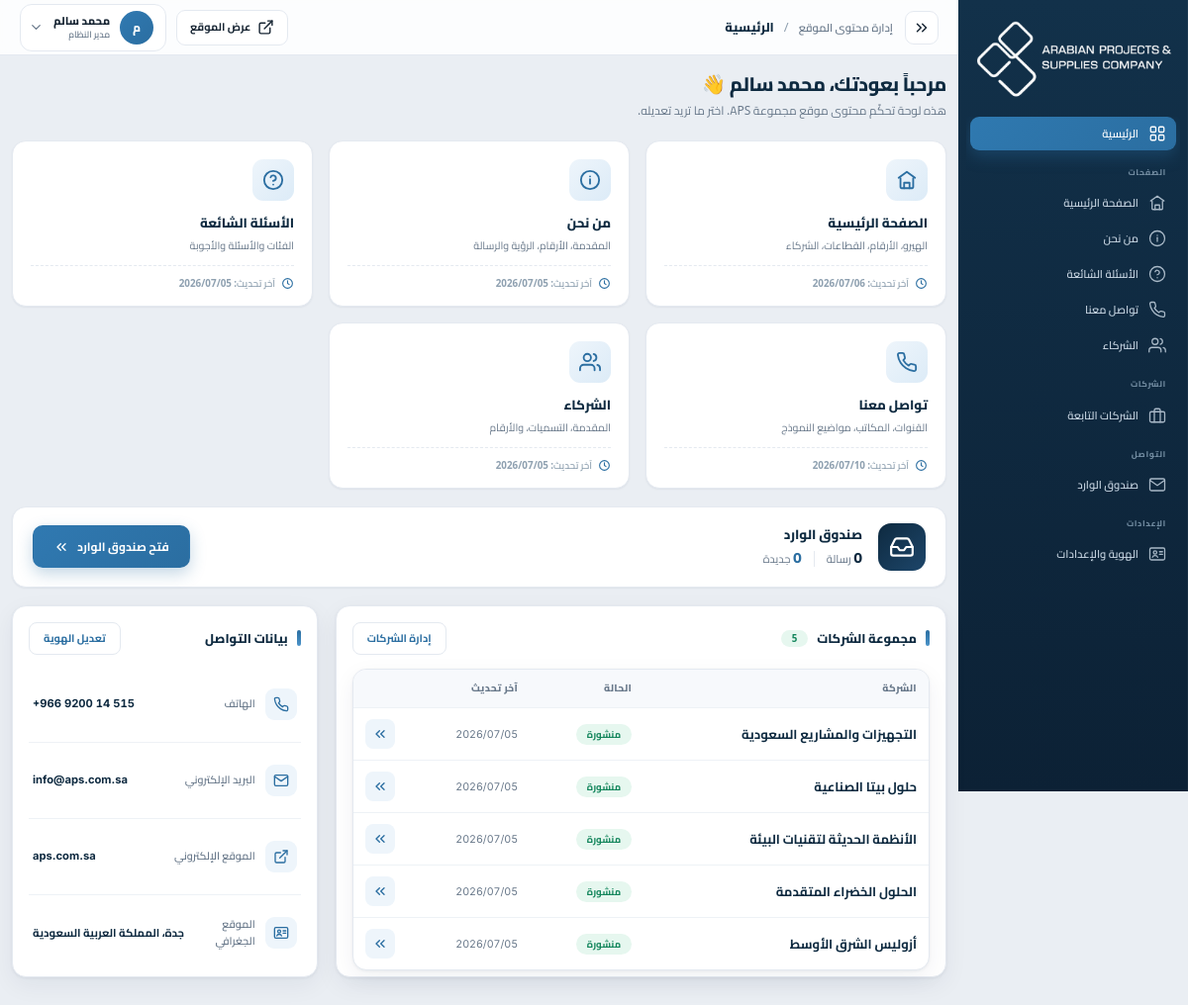
Page /manage/ (signed in) on the committed database.
### website/models.py (models this page shows, shortened)
class Bilingual(models.Model):
    updated_at = models.DateTimeField(_("آخر تحديث"), auto_now=True, null=True, editable=False)
    class Meta:
        abstract = True
    def t(self, base):
        return pick(getattr(self, base + "_ar", ""), getattr(self, base + "_en", ""))

class Company(Bilingual):
    slug = models.SlugField(_("المُعرّف (slug)"), unique=True)
    order = models.PositiveIntegerField(_("الترتيب"), default=0)
    is_published = models.BooleanField(_("منشورة"), default=True)
    name_ar = models.CharField(_("الاسم (عربي)"), max_length=200)
    name_en = models.CharField(_("الاسم (إنجليزي)"), max_length=200, blank=True)
    eyebrow_ar = models.CharField(_("العنوان الفرعي (عربي)"), max_length=120, blank=True)
    eyebrow_en = models.CharField(_("العنوان الفرعي (إنجليزي)"), max_length=120, blank=True)
    sector_ar = models.CharField(_("القطاع (عربي)"), max_length=160, blank=True)
    sector_en = models.CharField(_("القطاع (إنجليزي)"), max_length=160, blank=True)
    logo = models.ImageField(_("شعار الشركة"), upload_to="companies/logos/", blank=True)
    hero_image = models.ImageField(_("صورة الواجهة"), upload_to="companies/hero/", blank=True)
    hero_cta_ar = models.CharField(_("زر الواجهة (عربي)"), max_length=80, blank=True)
    hero_cta_en = models.CharField(_("زر الواجهة (إنجليزي)"), max_length=80, blank=True)
    hero_cta_href = models.CharField(_("رابط زر الواجهة"), max_length=80, default="#systems")
    about_paragraph_ar = models.TextField(_("نبذة (عربي)"), blank=True)
    about_paragraph_en = models.TextField(_("نبذة (إنجليزي)"), blank=True)
    about_bullets_ar = models.TextField(_("نقاط النبذة (عربي، سطر لكل نقطة)"), blank=True)
    about_bullets_en = models.TextField(_("نقاط النبذة (إنجليزي، سطر لكل نقطة)"), blank=True)
    contact_phone = models.CharField(_("هاتف التواصل"), max_length=40, blank=True)
    contact_email = models.EmailField(_("بريد التواصل"), blank=True)
    contact_website = models.CharField(_("الموقع (نص)"), max_length=120, blank=True)
    contact_website_url = models.URLField(_("رابط الموقع"), blank=True)
    contact_offices_ar = models.TextField(_("المكاتب (عربي، سطر لكل مكتب)"), blank=True)
    contact_offices_en = models.TextField(_("المكاتب (إنجليزي، سطر لكل مكتب)"), blank=True)
    class Meta:
        verbose_name = _("شركة")
        verbose_name_plural = _("الشركات")
        ordering = ["order", "id"]
    @property
    def last_updated(self):
        return latest_update(
            self.updated_at,
            self.facts.all(),
            SystemItem.objects.filter(section__company=self),
            Project.objects.filter(section__company=self),
            GuidingItem.objects.filter(section__company=self),
            LifecyclePhase.objects.filter(section__company=self),
        )
    def nav_context(self):
        return {
            "slug": self.slug,
            "name": self.t("name"),
            "en": self.name_en,
            "sector": self.t("sector"),
        }

class Group(Bilingual):
    name_ar = models.CharField(_("اسم المجموعة (عربي)"), max_length=200)
    name_en = models.CharField(_("اسم المجموعة (إنجليزي)"), max_length=200, blank=True)
    short = models.CharField(_("الاختصار"), max_length=20, default="APS")
    phone = models.CharField(_("الهاتف"), max_length=40)
    email = models.EmailField(_("البريد الإلكتروني"))
    website = models.CharField(_("الموقع (نص)"), max_length=120, blank=True)
    website_url = models.URLField(_("رابط الموقع"), blank=True)
    location_ar = models.CharField(_("الموقع الجغرافي (عربي)"), max_length=200, blank=True)
    location_en = models.CharField(_("الموقع الجغرافي (إنجليزي)"), max_length=200, blank=True)
    logo = models.ImageField(_("الشعار (الهيدر)"), upload_to="group/", blank=True)
    logo_footer = models.ImageField(_("الشعار (الفوتر - أبيض)"), upload_to="group/", blank=True)
    class Meta:
        verbose_name = _("هوية المجموعة")
        verbose_name_plural = _("هوية المجموعة")
    def to_context(self):
        return {
            "name_ar": self.name_ar,
            "name": self.t("name"),
            "short": self.short,
            "phone": self.phone,
            "email": self.email,
            "website": self.website,
            "website_url": self.website_url,
            "location_ar": self.t("location"),
            "logo": img_url(self.logo),
            "logo_footer": img_url(self.logo_footer),
        }

### website/cms_views.py (the view)
# urls.py: path("", v.dashboard, name="dashboard"),
@staff_required
def dashboard(request):
    pages = [
        {"label": "الصفحة الرئيسية", "desc": "الهيرو، الأرقام، القطاعات، الشركاء",
         "icon": "home", "urlname": "cms:home", "updated": HomePage.load().last_updated},
        {"label": "من نحن", "desc": "المقدمة، الأرقام، الرؤية والرسالة",
         "icon": "info", "urlname": "cms:about", "updated": AboutPage.load().last_updated},
        {"label": "الأسئلة الشائعة", "desc": "الفئات والأسئلة والأجوبة",
         "icon": "help", "urlname": "cms:faq", "updated": FaqPage.load().last_updated},
        {"label": "تواصل معنا", "desc": "القنوات، المكاتب، مواضيع النموذج",
         "icon": "phone", "urlname": "cms:contact", "updated": ContactPage.load().last_updated},
        {"label": "الشركاء", "desc": "المقدمة، التسميات، والأرقام",
         "icon": "users", "urlname": "cms:partners_page", "updated": PartnersPage.load().last_updated},
    ]
    companies = Company.objects.all()
    return render(request, "manage/dashboard.html", {
        "active": "dashboard",
        "pages": pages,
        "company_count": companies.count(),
        "companies": companies,
        "inbox_total": ContactMessage.objects.count(),
        "inbox_new": ContactMessage.objects.filter(is_read=False).count(),
        "group": Group.objects.first(),
    })

### templates/manage/dashboard.html (shortened to what this page needs)
{% extends "manage/base.html" %}
{% load cms_extras %}
{% block content %}
<section class="dash-hero">
  <h1 class="dash-hero__title">
    {% if request.user.get_full_name %}مرحباً بعودتك، {{ request.user.get_full_name }}{% else %}مرحباً بك{% endif %} 👋
  </h1>
  <p class="dash-hero__sub">هذه لوحة تحكّم محتوى موقع مجموعة APS. اختر ما تريد تعديله.</p>
</section>
<div class="dash-cards">
  {% for p in pages %}
    <a class="dash-card" href="{% url p.urlname %}">
      <div class="dash-card__ic">{% icon p.icon size=22 %}</div>
      <div class="dash-card__t">{{ p.label }}</div>
      <div class="dash-card__d">{{ p.desc }}</div>
      <div class="dash-card__meta">
        {% icon 'clock' size=13 %}
        <span>آخر تحديث: {% if p.updated %}{{ p.updated|date:"Y/m/d" }}{% else %}—{% endif %}</span>
      </div>
    </a>
  {% endfor %}
</div>
<div class="dash-inbox">
  <div class="dash-inbox__ic">{% icon 'inbox' size=26 %}</div>
  <div class="dash-inbox__body">
    <div class="dash-inbox__t">صندوق الوارد</div>
    <div class="dash-inbox__stats">
      <span class="dash-stat"><b class="num">{{ inbox_total }}</b> رسالة</span>
      <span class="dash-stat dash-stat--new"><b class="num">{{ inbox_new }}</b> جديدة</span>
    </div>
  </div>
  <a class="btnm" href="{% url 'cms:inbox' %}">
    فتح صندوق الوارد {% icon 'chevrons-left' size=16 %}
  </a>
</div>
<div class="dash-grid">
  <div class="m-card dash-col">
    <div class="dash-col__head">
      <h2 class="m-card__title">مجموعة الشركات <span class="badge badge--ok">{{ company_count }}</span></h2>
      <a class="btnm btnm--ghost btnm--sm" href="{% url 'cms:companies' %}">إدارة الشركات</a>
    </div>
    <table class="m-table dash-table">
      <thead>
        <tr><th>الشركة</th><th>الحالة</th><th>آخر تحديث</th><th></th></tr>
      </thead>
      <tbody>
        {% for c in companies %}
          <tr>
            <td class="dash-table__name">{{ c.name_ar }}</td>
            <td>{% if c.is_published %}<span class="badge badge--ok">منشورة</span>{% else %}<span class="badge badge--off">مخفية</span>{% endif %}</td>
            <td class="num dash-table__date">{% if c.last_updated %}{{ c.last_updated|date:"Y/m/d" }}{% else %}—{% endif %}</td>
            <td class="dash-table__go">
              <a href="{% url 'cms:company_edit' c.slug %}" title="تعديل الشركة" aria-label="تعديل {{ c.name_ar }}">{% icon 'chevrons-left' size=16 %}</a>
            </td>
          </tr>
        {% endfor %}
      </tbody>
    </table>
  </div>
  <div class="m-card dash-col">
    <div class="dash-col__head">
      <h2 class="m-card__title">بيانات التواصل</h2>
      <a class="btnm btnm--ghost btnm--sm" href="{% url 'cms:settings' %}">تعديل الهوية</a>
    </div>
    {% if group %}
      <ul class="dash-contact">
        <li>
          <span class="dash-contact__ic">{% icon 'phone' size=16 %}</span>
          <span class="dash-contact__k">الهاتف</span>
          <span class="dash-contact__v num" dir="ltr">{{ group.phone|default:"—" }}</span>
        </li>
        <li>
          <span class="dash-contact__ic">{% icon 'mail' size=16 %}</span>
          <span class="dash-contact__k">البريد الإلكتروني</span>
          <span class="dash-contact__v" dir="ltr">{{ group.email|default:"—" }}</span>
        </li>
        <li>
          <span class="dash-contact__ic">{% icon 'external' size=16 %}</span>
          <span class="dash-contact__k">الموقع الإلكتروني</span>
          <span class="dash-contact__v" dir="ltr">{{ group.website|default:"—" }}</span>
        </li>
        <li>
          <span class="dash-contact__ic">{% icon 'id' size=16 %}</span>
          <span class="dash-contact__k">الموقع الجغرافي</span>
          <span class="dash-contact__v">{{ group.location_ar|default:"—" }}</span>
        </li>
      </ul>
    {% else %}
      <p class="m-card__hint">لم تُضبط بيانات الهوية بعد.</p>
    {% endif %}
  </div>
</div>
{% endblock %}

### templates/manage/base.html (shortened to what this page needs)
{% load static cms_extras %}
<!doctype html>
<html lang="ar" dir="rtl" class="m-html">
<head>
  <link rel="stylesheet" href="{% static 'css/tokens.css' %}">
  <link rel="stylesheet" href="{% static 'css/manage.css' %}">
</head>
<body class="m-body">
{% block body %}
<div class="m-shell">
  <aside class="m-side">
    <div class="m-side__brand">
      <img class="logo-full" src="{% static 'logos/aps-logo-footer.png' %}" alt="APS">
    </div>
    <nav class="m-nav">
      <a href="{% url 'cms:dashboard' %}" class="{% if active == 'dashboard' %}is-active{% endif %}" title="الرئيسية">
        {% icon 'grid' cls='ic' %}<span class="tx">الرئيسية</span>
      </a>
      <div class="m-nav__label">الصفحات</div>
      <a href="{% url 'cms:home' %}" class="{% if active == 'home' %}is-active{% endif %}" title="الصفحة الرئيسية">
        {% icon 'home' cls='ic' %}<span class="tx">الصفحة الرئيسية</span>
      </a>
      <a href="{% url 'cms:about' %}" class="{% if active == 'about' %}is-active{% endif %}" title="من نحن">
        {% icon 'info' cls='ic' %}<span class="tx">من نحن</span>
      </a>
      <a href="{% url 'cms:faq' %}" class="{% if active == 'faq' %}is-active{% endif %}" title="الأسئلة الشائعة">
        {% icon 'help' cls='ic' %}<span class="tx">الأسئلة الشائعة</span>
      </a>
      <a href="{% url 'cms:contact' %}" class="{% if active == 'contact' %}is-active{% endif %}" title="تواصل معنا">
        {% icon 'phone' cls='ic' %}<span class="tx">تواصل معنا</span>
      </a>
      <a href="{% url 'cms:partners_page' %}" class="{% if active == 'partners' %}is-active{% endif %}" title="الشركاء">
        {% icon 'users' cls='ic' %}<span class="tx">الشركاء</span>
      </a>
      <div class="m-nav__label">الشركات</div>
      <a href="{% url 'cms:companies' %}" class="{% if active == 'companies' %}is-active{% endif %}" title="الشركات التابعة">
        {% icon 'briefcase' cls='ic' %}<span class="tx">الشركات التابعة</span>
      </a>
      <div class="m-nav__label">التواصل</div>
      <a href="/manage/inbox/" class="{% if active == 'inbox' %}is-active{% endif %}" title="صندوق الوارد">
        {% icon 'mail' cls='ic' %}<span class="tx">صندوق الوارد</span>
      </a>
      <div class="m-nav__label">الإعدادات</div>
      <a href="{% url 'cms:settings' %}" class="{% if active == 'settings' %}is-active{% endif %}" title="الهوية والإعدادات">
        {% icon 'id' cls='ic' %}<span class="tx">الهوية والإعدادات</span>
      </a>
    </nav>
  </aside>
  <main class="m-main">
    <header class="m-topbar">
      <button class="m-tb__btn" data-side-toggle aria-label="طيّ القائمة الجانبية" data-tip="طيّ القائمة الجانبية">{% icon 'chevrons-right' size=18 %}</button>
      <div class="m-tb__ttl">
        <span class="m-tb__root">إدارة محتوى الموقع</span>
        <span class="m-tb__sep">/</span>
        <span class="m-tb__title" data-topbar-title>لوحة التحكم</span>
      </div>
      <div class="m-tb__act" data-tb-act>
        <a href="/" target="_blank" rel="noopener" class="m-tb__view">{% icon 'external' size=17 %}<span>عرض الموقع</span></a>
        <div class="m-menu" data-menu>
          <div class="m-user" data-menu-btn role="button" tabindex="0" aria-haspopup="true">
            <span class="m-user__av">{{ request.user.get_full_name|default:request.user.username|slice:':1'|upper }}</span>
            <span class="m-user__meta">
              <span class="m-user__n">{{ request.user.get_full_name|default:request.user.username }}</span>
              <span class="m-user__role">{% if request.user.is_superuser %}مدير النظام{% else %}محرّر المحتوى{% endif %}</span>
            </span>
            {% icon 'chevron' size=15 cls='m-user__caret' %}
          </div>
        </div>
      </div>
    </header>
    <div class="m-main__inner">
      {% block content %}{% endblock %}
    </div>
  </main>
</div>
{% endblock %}
</body>
</html>

### rows in the picture
Company: name_ar "التجهيزات والمشاريع السعودية", is_published "منشورة", last_updated "2026/07/05"
Company: name_ar "حلول بيتا الصناعية", is_published "منشورة", last_updated "2026/07/05"
Company: name_ar "الأنظمة الحديثة لتقنيات البيئة", is_published "منشورة", last_updated "2026/07/05"
Company: name_ar "الحلول الخضراء المتقدمة", is_published "منشورة", last_updated "2026/07/05"
Company: name_ar "أزوليس الشرق الأوسط", is_published "منشورة", last_updated "2026/07/05"
Group: phone "+966 9200 14 515", email "info@aps.com.sa", website "aps.com.sa", location_ar "جدة، المملكة العربية السعودية"

### other values in the picture
{{ request.user.get_full_name|default:request.user.username }} "محمد سالم"
{{ request.user.get_full_name }} "محمد سالم"
{{ p.label }} "الصفحة الرئيسية" "من نحن" "الأسئلة الشائعة" "تواصل معنا" "الشركاء"
{{ p.desc }} "الهيرو، الأرقام، القطاعات، الشركاء" "المقدمة، الأرقام، الرؤية والرسالة" "الفئات والأسئلة والأجوبة" "القنوات، المكاتب، مواضيع النموذج" "المقدمة، التسميات، والأرقام"
{{ p.updated|date:"Y/m/d" }} "2026/07/06" "2026/07/05" "2026/07/05" "2026/07/10" "2026/07/05"
{{ inbox_total }} "0"
{{ inbox_new }} "0"
{{ company_count }} "5"
